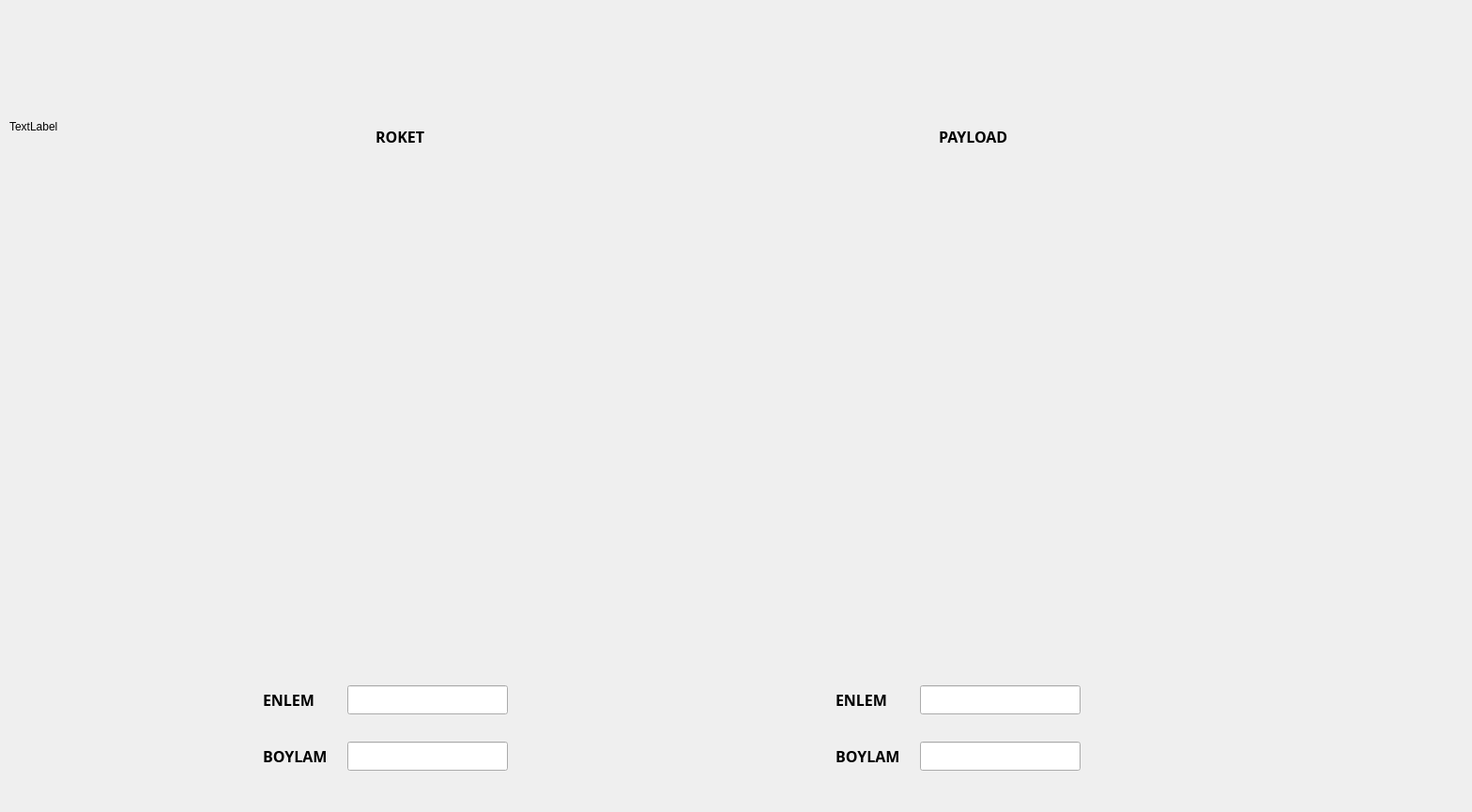
<?xml version="1.0" encoding="UTF-8"?>
<ui version="4.0">
 <class>Form</class>
 <widget class="QWidget" name="Form">
  <property name="geometry">
   <rect>
    <x>0</x>
    <y>0</y>
    <width>1568</width>
    <height>865</height>
   </rect>
  </property>
  <property name="windowTitle">
   <string>Form</string>
  </property>
  <widget class="QLabel" name="label">
   <property name="geometry">
    <rect>
     <x>400</x>
     <y>120</y>
     <width>111</width>
     <height>51</height>
    </rect>
   </property>
   <property name="font">
    <font>
     <family>Microsoft Tai Le</family>
     <pointsize>12</pointsize>
     <weight>75</weight>
     <bold>true</bold>
    </font>
   </property>
   <property name="text">
    <string>ROKET</string>
   </property>
  </widget>
  <widget class="QLabel" name="label_2">
   <property name="geometry">
    <rect>
     <x>1000</x>
     <y>120</y>
     <width>111</width>
     <height>51</height>
    </rect>
   </property>
   <property name="font">
    <font>
     <family>Microsoft Tai Le</family>
     <pointsize>12</pointsize>
     <weight>75</weight>
     <bold>true</bold>
    </font>
   </property>
   <property name="text">
    <string>PAYLOAD</string>
   </property>
  </widget>
  <widget class="QLabel" name="label_3">
   <property name="geometry">
    <rect>
     <x>280</x>
     <y>720</y>
     <width>111</width>
     <height>51</height>
    </rect>
   </property>
   <property name="font">
    <font>
     <family>Microsoft Tai Le</family>
     <pointsize>12</pointsize>
     <weight>75</weight>
     <bold>true</bold>
    </font>
   </property>
   <property name="text">
    <string>ENLEM</string>
   </property>
  </widget>
  <widget class="QLabel" name="label_4">
   <property name="geometry">
    <rect>
     <x>280</x>
     <y>780</y>
     <width>111</width>
     <height>51</height>
    </rect>
   </property>
   <property name="font">
    <font>
     <family>Microsoft Tai Le</family>
     <pointsize>12</pointsize>
     <weight>75</weight>
     <bold>true</bold>
    </font>
   </property>
   <property name="text">
    <string>BOYLAM</string>
   </property>
  </widget>
  <widget class="QLabel" name="label_5">
   <property name="geometry">
    <rect>
     <x>890</x>
     <y>720</y>
     <width>111</width>
     <height>51</height>
    </rect>
   </property>
   <property name="font">
    <font>
     <family>Microsoft Tai Le</family>
     <pointsize>12</pointsize>
     <weight>75</weight>
     <bold>true</bold>
    </font>
   </property>
   <property name="text">
    <string>ENLEM</string>
   </property>
  </widget>
  <widget class="QLabel" name="label_6">
   <property name="geometry">
    <rect>
     <x>890</x>
     <y>780</y>
     <width>111</width>
     <height>51</height>
    </rect>
   </property>
   <property name="font">
    <font>
     <family>Microsoft Tai Le</family>
     <pointsize>12</pointsize>
     <weight>75</weight>
     <bold>true</bold>
    </font>
   </property>
   <property name="text">
    <string>BOYLAM</string>
   </property>
  </widget>
  <widget class="QLabel" name="gpssLogo">
   <property name="geometry">
    <rect>
     <x>10</x>
     <y>10</y>
     <width>250</width>
     <height>250</height>
    </rect>
   </property>
   <property name="text">
    <string>TextLabel</string>
   </property>
  </widget>
  <widget class="QLineEdit" name="gps_roket_enlem">
   <property name="geometry">
    <rect>
     <x>370</x>
     <y>730</y>
     <width>171</width>
     <height>31</height>
    </rect>
   </property>
  </widget>
  <widget class="QLineEdit" name="gps_roket_boylam">
   <property name="geometry">
    <rect>
     <x>370</x>
     <y>790</y>
     <width>171</width>
     <height>31</height>
    </rect>
   </property>
  </widget>
  <widget class="QLineEdit" name="gps_payload_enlem">
   <property name="geometry">
    <rect>
     <x>980</x>
     <y>730</y>
     <width>171</width>
     <height>31</height>
    </rect>
   </property>
  </widget>
  <widget class="QLineEdit" name="gps_payload_boylam">
   <property name="geometry">
    <rect>
     <x>980</x>
     <y>790</y>
     <width>171</width>
     <height>31</height>
    </rect>
   </property>
  </widget>
  <widget class="QWidget" name="gps_roket" native="true">
   <property name="geometry">
    <rect>
     <x>270</x>
     <y>180</y>
     <width>581</width>
     <height>481</height>
    </rect>
   </property>
  </widget>
  <widget class="QWidget" name="gps_payload" native="true">
   <property name="geometry">
    <rect>
     <x>870</x>
     <y>180</y>
     <width>651</width>
     <height>481</height>
    </rect>
   </property>
  </widget>
 </widget>
 <resources/>
 <connections/>
</ui>
